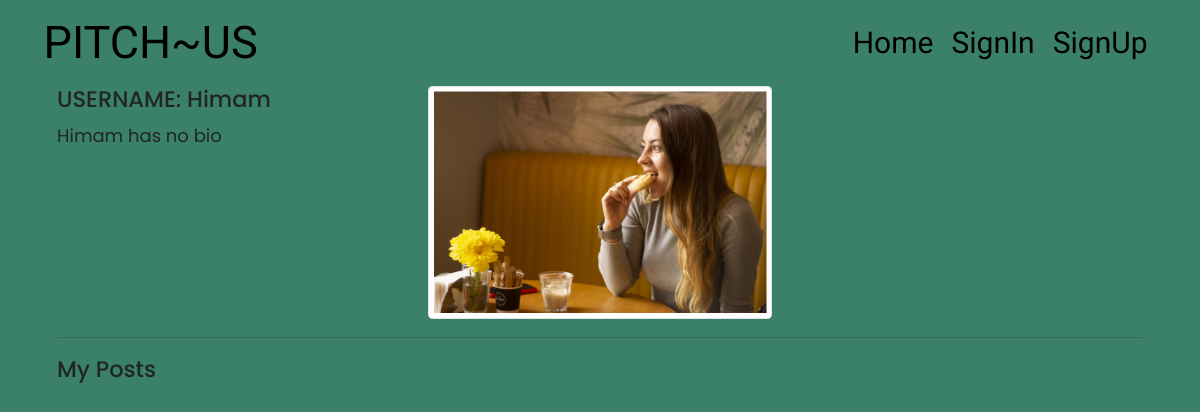
The app's page /user/Himam, older data.
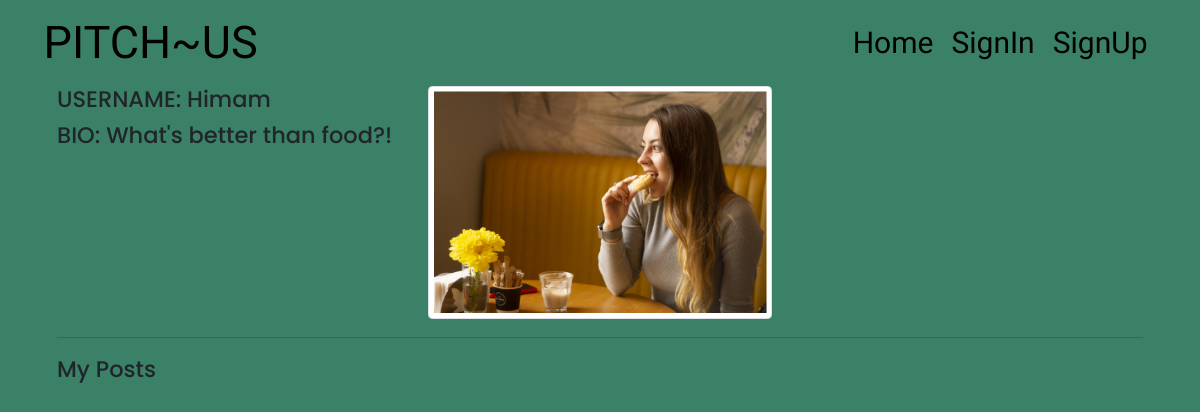
The same page, newer data.
### app/models.py (models this page shows)
class User(db.Model,UserMixin):
    id = db.Column(db.Integer,primary_key = True)
    email = db.Column(db.String(150),unique = True)
    username = db.Column(db.String(150),unique = True)
    password = db.Column(db.String(150),nullable = False)
    bio = db.Column(db.String(255))
    profile_pic_path = db.Column(db.String())
    date_created = db.Column(db.DateTime(timezone=True),default=func.now())
    pitches = db.relationship('Pitch',backref='user',passive_deletes=True)
    comments = db.relationship('Comment',backref='user',passive_deletes=True)
    likes = db.relationship('Like',backref='user',passive_deletes=True)

### app/views.py (the view)
@views.route('/user/<username>')
def profile(username):
   user = User.query.filter_by(username=username).first()
   if not user:
      flash("User does not exist!",category='error')
   return render_template("profile/profile.html", user = user)

### app/templates/profile/profile.html (shortened to what this page needs)
 {% extends 'pitch_div.html' %}
{% block content%}
<div class="container">
    <div class="row">
        <div class="col-md-4">
            <h5>USERNAME: {{user.username| capitalize}} </h5>
            {% if user.bio %}
                <h5>BIO:  {{user.bio}}</h5>
            {%else%}
                <p> {{user.username| capitalize}} has no bio </p>
            {% endif %}
        </div>
         <div class="col-md-4">
            {% if user.profile_pic_path %}
            <img src="{{url_for('static',filename=user.profile_pic_path)}}" alt="" class="img-thumbnail">
            {%else%}
            <p>No profile picture</p>
            {% endif %}
        </div>
    </div>
    <hr>
    <div class="row">
        <h5>My Posts</h5>
    </div>
</div>
{% endblock %}

### app/templates/pitch_div.html (shortened to what this page needs)
{% extends 'base.html' %}

### app/templates/base.html (shortened to what this page needs)
<!DOCTYPE html>
<html lang="en">
<head>
    <link href="https://cdn.jsdelivr.net/npm/bootstrap@5.1.3/dist/css/bootstrap.min.css" rel="stylesheet"
>
    <link href="https://cdnjs.cloudflare.com/ajax/libs/font-awesome/5.13.0/css/all.min.css" rel="stylesheet">
    <link rel="stylesheet" href="{{url_for('static',filename='css/style.css')}}">
</head>
<body>
    <nav class="navbar navbar-expand-lg navbar-dark">
        <div class="container">
            <div class="collapse navbar-collapse" id="navbar">
                <a href="/"class="logo">PITCH~US</a>
                <div class="navbar-nav ms-auto">
                    <a href="/" class="nav-item nav-link ">Home</a>
                    {% if current_user.is_authenticated %}
                    <a href="{{url_for('views.profile',username=current_user.username)}}"
                        class="nav-item nav-link">Profile</a>
                    <a href="{{url_for('auth.logout')}}" class="nav-item nav-link">Logout</a>
                    {% else %}
                    <a href="{{url_for('auth.login')}}" class="nav-item nav-link">SignIn</a>
                    <a href="{{url_for('auth.signup')}}" class="nav-item nav-link">SignUp</a>
                    {% endif%}
                </div>
            </div>
        </div>
    </nav>
    <div class="container">
        {% block content %}{% endblock %}
    </div>
</body>
</html>

### app/static/css/style.css (style rules this page uses)
* { margin: 0; padding: 0; box-sizing: border-box; font-family: 'Poppins', sans-serif; font-size: large; }
body { background-color: rgb(58, 129, 104); }
.navbar { background-color: transparent; }
.nav-link { font-size: 30px; color: black !important; font-family: 'Macondo', cursive; }
.logo { font-family: 'Macondo', cursive; font-size: 45px; text-decoration: none; color:black; }

Row changes from the older to the newer data that the page shows:
changed User "Himam": bio (not shown) → "What's better than food?!"; username "Himam" → (not shown)
Text that changed along with them:
text no longer shown: "has no bio"
text now shown: "BIO:"
